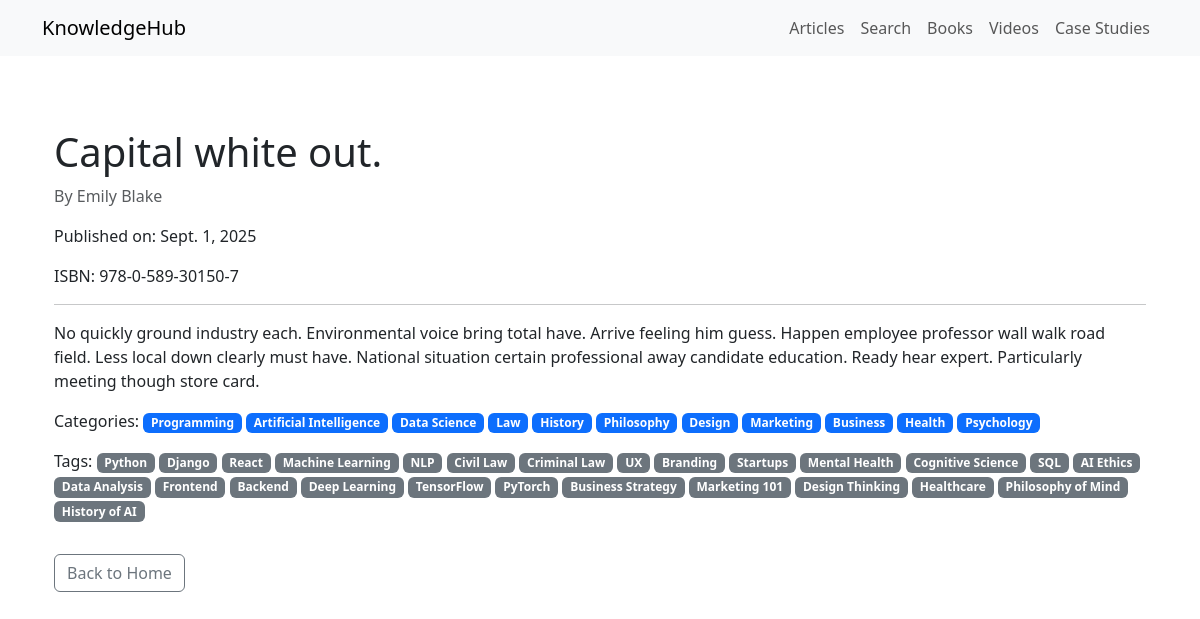
Screenshot of /book/20/ with the database file from the repository.
### knowledgehub/models.py (models this page shows, shortened)
class Book(models.Model):
    title = models.CharField(max_length=255)
    author = models.CharField(max_length=100)
    published_date = models.DateField(blank=True, null=True)
    isbn = models.CharField(max_length=20, blank=True, null=True)
    description = models.TextField(blank=True)
    categories = models.ManyToManyField(Category, related_name="books")
    tags = models.ManyToManyField(Tag, related_name="books", blank=True)

class Category(models.Model):
    name = models.CharField(max_length=100, unique=True)
    slug = models.SlugField(unique=True, blank=True)
    class Meta:
        verbose_name_plural = "Categories"

class Tag(models.Model):
    name = models.CharField(max_length=50, unique=True)
    slug = models.SlugField(unique=True, blank=True)

### knowledgehub/views.py (the view)
# urls.py: path('book/<int:pk>/', views.book_detail, name='book_detail'),
def book_detail(request, pk):
    book = get_object_or_404(Book, pk=pk)
    return render(request, 'knowledgehub/book_detail.html', {'book': book})

### knowledgehub/templates/knowledgehub/book_detail.html
{% extends "base.html" %}
{% block content %}
<div class="container py-5">
  <h1>{{ book.title }}</h1>
  <p class="text-muted">By {{ book.author }}</p>
  {% if book.published_date %}
  <p>Published on: {{ book.published_date }}</p>
  {% endif %}
  {% if book.isbn %}
  <p>ISBN: {{ book.isbn }}</p>
  {% endif %}
  <hr>
  <p>{{ book.description }}</p>
  {% if book.categories.exists %}
  <p>
    Categories:
    {% for category in book.categories.all %}
      <span class="badge bg-primary">{{ category.name }}</span>
    {% endfor %}
  </p>
  {% endif %}
  {% if book.tags.exists %}
  <p>
    Tags:
    {% for tag in book.tags.all %}
      <span class="badge bg-secondary">{{ tag.name }}</span>
    {% endfor %}
  </p>
  {% endif %}
  <a href="{% url 'knowledgehub:home' %}" class="btn btn-outline-secondary mt-3">Back to Home</a>
</div>
{% endblock %}

### rows the page displays
Book: title "Capital white out.", author "Emily Blake", published_date "Sept. 1, 2025", isbn "978-0-589-30150-7", description "No quickly ground industry each. Environmental voice bring total have. Arrive feeling him guess. Happen employee professor wall walk road field. Less local down clearly must have. National situation certain professional away candidate education. Ready hear expert. Particularly meeting though store card."
Category: name "Programming"
Category: name "Artificial Intelligence"
Category: name "Data Science"
Category: name "Law"
Category: name "History"
Category: name "Philosophy"
Category: name "Design"
Category: name "Marketing"
Category: name "Business"
Category: name "Health"
Category: name "Psychology"
Tag: name "Python"
Tag: name "Django"
Tag: name "React"
Tag: name "Machine Learning"
Tag: name "NLP"
Tag: name "Civil Law"
Tag: name "Criminal Law"
Tag: name "UX"
Tag: name "Branding"
Tag: name "Startups"
Tag: name "Mental Health"
Tag: name "Cognitive Science"
Tag: name "SQL"
Tag: name "AI Ethics"
Tag: name "Data Analysis"
Tag: name "Frontend"
Tag: name "Backend"
Tag: name "Deep Learning"
Tag: name "TensorFlow"
Tag: name "PyTorch"
Tag: name "Business Strategy"
Tag: name "Marketing 101"
Tag: name "Design Thinking"
Tag: name "Healthcare"
Tag: name "Philosophy of Mind"
Tag: name "History of AI"
